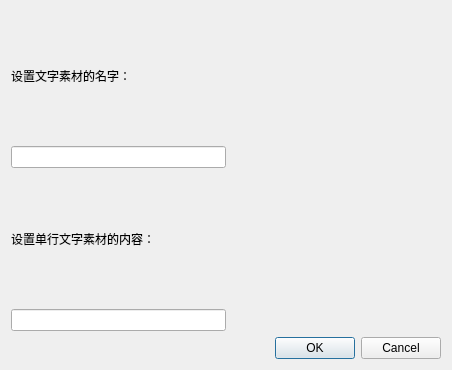
<?xml version="1.0" encoding="UTF-8"?>
<ui version="4.0">
 <class>textDialog</class>
 <widget class="QDialog" name="textDialog">
  <property name="geometry">
   <rect>
    <x>0</x>
    <y>0</y>
    <width>452</width>
    <height>370</height>
   </rect>
  </property>
  <property name="windowTitle">
   <string>添加文字素材</string>
  </property>
  <layout class="QVBoxLayout" name="verticalLayout">
   <item>
    <widget class="QLabel" name="labelName">
     <property name="text">
      <string>设置文字素材的名字：</string>
     </property>
    </widget>
   </item>
   <item>
    <layout class="QHBoxLayout" name="horizontalLayout_2">
     <item>
      <widget class="QLineEdit" name="lineEditName"/>
     </item>
     <item>
      <spacer name="horizontalSpacer">
       <property name="orientation">
        <enum>Qt::Horizontal</enum>
       </property>
       <property name="sizeHint" stdset="0">
        <size>
         <width>40</width>
         <height>20</height>
        </size>
       </property>
      </spacer>
     </item>
    </layout>
   </item>
   <item>
    <widget class="QLabel" name="labelContent">
     <property name="text">
      <string>设置单行文字素材的内容：</string>
     </property>
    </widget>
   </item>
   <item>
    <layout class="QHBoxLayout" name="horizontalLayout">
     <item>
      <widget class="QLineEdit" name="lineEditContent"/>
     </item>
     <item>
      <spacer name="horizontalSpacer_2">
       <property name="orientation">
        <enum>Qt::Horizontal</enum>
       </property>
       <property name="sizeHint" stdset="0">
        <size>
         <width>40</width>
         <height>20</height>
        </size>
       </property>
      </spacer>
     </item>
    </layout>
   </item>
   <item>
    <widget class="QDialogButtonBox" name="buttonBox">
     <property name="orientation">
      <enum>Qt::Horizontal</enum>
     </property>
     <property name="standardButtons">
      <set>QDialogButtonBox::Cancel|QDialogButtonBox::Ok</set>
     </property>
    </widget>
   </item>
  </layout>
 </widget>
 <resources/>
 <connections>
  <connection>
   <sender>buttonBox</sender>
   <signal>accepted()</signal>
   <receiver>textDialog</receiver>
   <slot>accept()</slot>
   <hints>
    <hint type="sourcelabel">
     <x>248</x>
     <y>254</y>
    </hint>
    <hint type="destinationlabel">
     <x>157</x>
     <y>274</y>
    </hint>
   </hints>
  </connection>
  <connection>
   <sender>buttonBox</sender>
   <signal>rejected()</signal>
   <receiver>textDialog</receiver>
   <slot>reject()</slot>
   <hints>
    <hint type="sourcelabel">
     <x>316</x>
     <y>260</y>
    </hint>
    <hint type="destinationlabel">
     <x>286</x>
     <y>274</y>
    </hint>
   </hints>
  </connection>
 </connections>
</ui>
